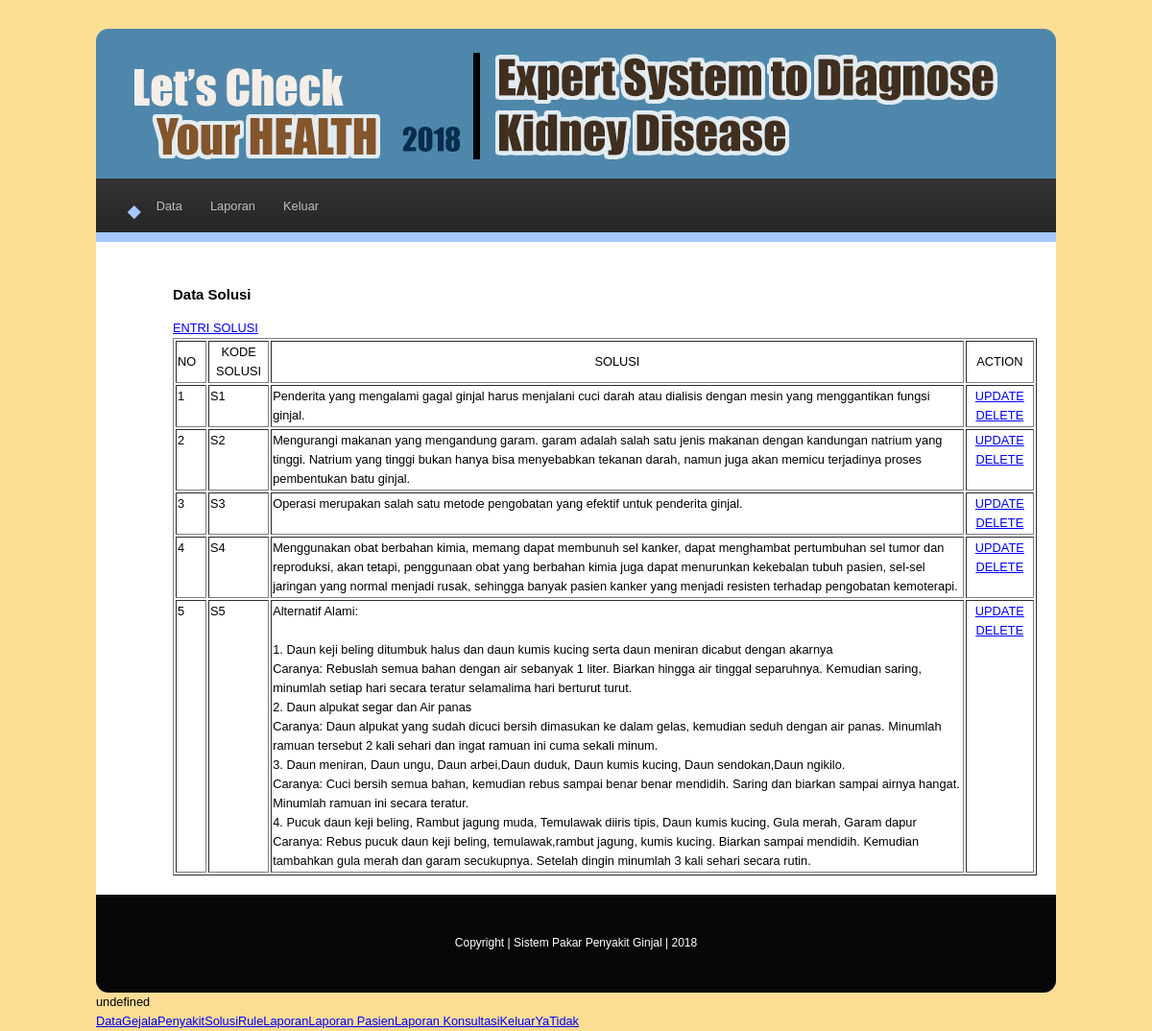
The page /admin/media.php?mod=solusi (signed in) on the database its author committed.
### tables this page shows
CREATE TABLE IF NOT EXISTS `tblterapi` (
  `idterapi` varchar(5) NOT NULL,
  `keteranganterapi` text NOT NULL
);

### admin/laporanterapi.php (the view)
<a href="?mod=entryterapi">ENTRI SOLUSI </a>
<table width="100%" border="1">
  <tr>
    <td width="28">NO</td>
    <td ><div align="center">KODE SOLUSI  </div></td>
    <td><div align="center">SOLUSI</div></td>
    <td><div align="center">ACTION</div></td>
  </tr>
  <?php
$no = 1 ;
$noo = 1 ;
$sql = mysql_query("SELECT * FROM tblterapi");
while($hasil=mysql_fetch_array($sql))
{
$vidterapi = $hasil['idterapi'];
$vketeranganterapi= $hasil['keteranganterapi'];
?>
  <tr>
    <td valign="top"><?php echo "$noo"; ?></td>
    <td valign="top"><?php echo "$vidterapi"; ?></td>
    <td valign="top"><?php echo "$vketeranganterapi"; ?></td>
    <td colspan="2" valign="top"><div align="center"><a href="media.php?mod=updateterapi&idterapi=<?php echo "$vidterapi"; ?>"> UPDATE </a>
    <a href="deleteterapi.php?idterapi=<?php echo $vidterapi;?> "> DELETE </a></div></td>
  </tr>
<?php $noo=$no+$noo;
} ?>
</table>

### admin/style.css (style rules this page uses)
body { font-size:0.8em; line-height:20px; font-family: "Trebuchet MS", Arial; width: 1000px; margin-top: 30px; margin-right: auto; margin-bottom: auto; margin-left: auto; background-image: url(../images/bcg.jpg); background-repeat: repeat; }
a { color:#0000FF; }

### rows shown on the page
tblterapi: idterapi "S1", keteranganterapi "Penderita yang mengalami gagal ginjal harus menjalani cuci darah atau dialisis dengan mesin yang menggantikan fungsi ginjal."
tblterapi: noo "2", idterapi "S2", keteranganterapi "Mengurangi makanan yang mengandung garam. garam adalah salah satu jenis makanan dengan kandungan natrium yang tinggi. Natrium yang tinggi bukan hanya bisa menyebabkan tekanan darah, namun juga akan memicu terjadinya proses pembentukan batu ginjal."
tblterapi: noo "3", idterapi "S3", keteranganterapi "Operasi merupakan salah satu metode pengobatan yang efektif untuk penderita ginjal."
tblterapi: noo "4", idterapi "S4", keteranganterapi "Menggunakan obat berbahan kimia, memang dapat membunuh sel kanker, dapat menghambat pertumbuhan sel tumor dan reproduksi, akan tetapi, penggunaan obat yang berbahan kimia juga dapat menurunkan kekebalan tubuh pasien, sel-sel jaringan yang normal menjadi rusak, sehingga banyak pasien kanker yang menjadi resisten terhadap pengobatan kemoterapi."
tblterapi: noo "5", idterapi "S5", keteranganterapi "Alternatif Alami: 1. Daun keji beling ditumbuk halus dan daun kumis kucing serta daun meniran dicabut dengan akarnya Caranya: Rebuslah semua bahan dengan air sebanyak 1 liter. Biarkan hingga air tinggal separuhnya. Kemudian saring, minumlah setiap hari secara teratur selamalima hari berturut turut. 2. Daun alpukat segar dan Air panas Caranya: Daun alpukat yang sudah dicuci bersih dimasukan ke dalam gelas, kemudian seduh dengan air panas. Minumlah ramuan tersebut 2 kali sehari dan ingat ramuan ini cuma sekali minum. 3. Daun meniran, Daun ungu, Daun arbei,Daun duduk, Daun kumis kucing, Daun sendokan,Daun ngikilo. Caranya: Cuci bersih semua bahan, kemudian rebus sampai benar benar mendidih.…"
